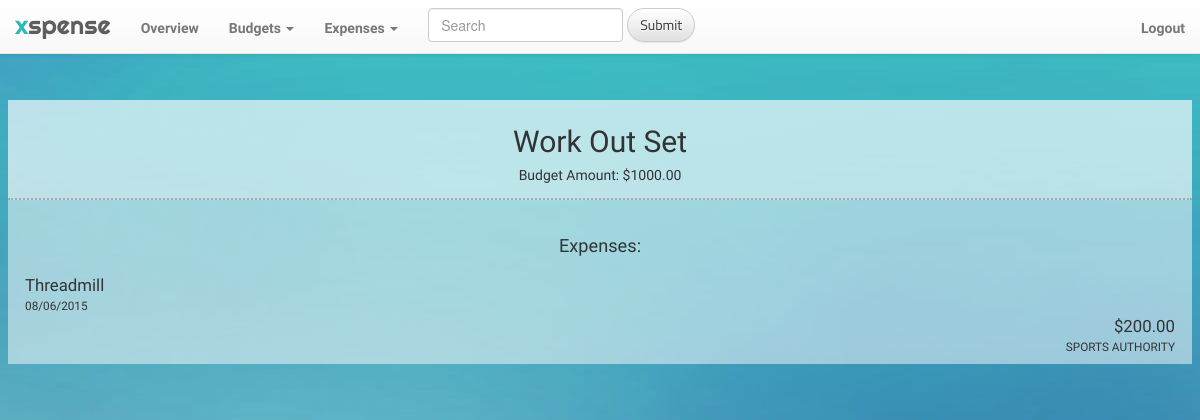
Before: / (signed in) with the older database file.
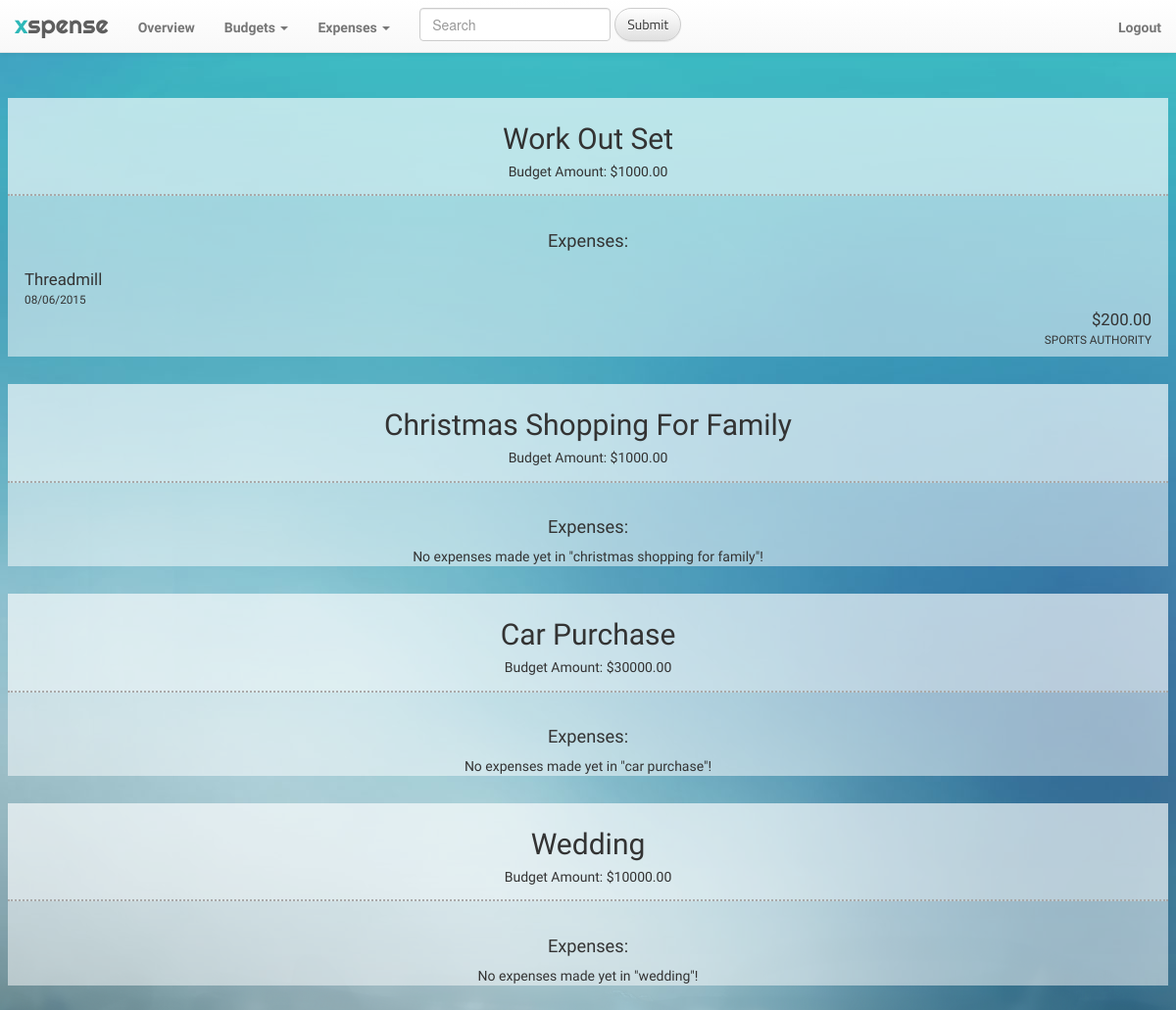
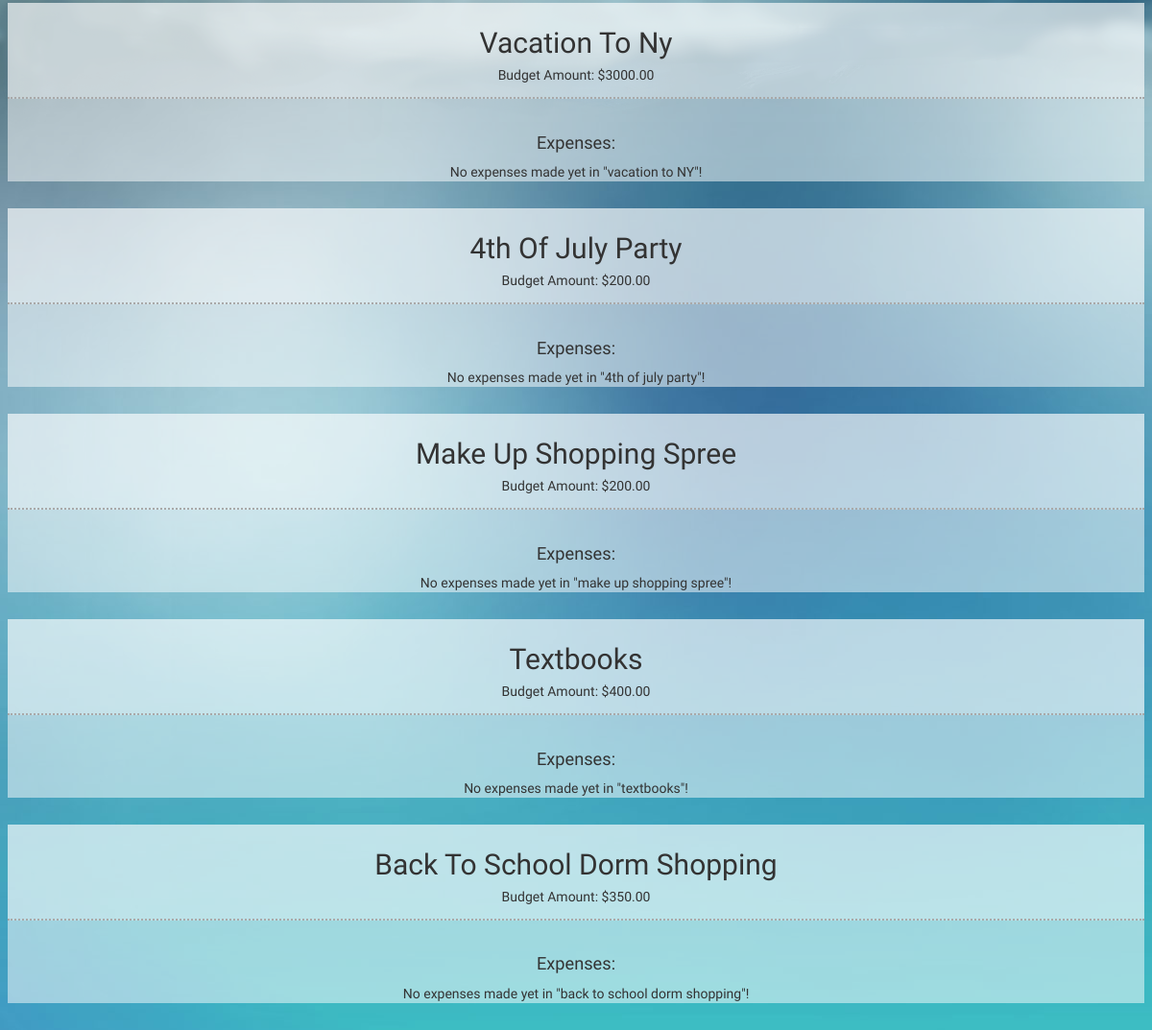
After: the same page with the newer database file (2 pictures, top to bottom).
### app_xspense/models.py (models this page shows, shortened)
class Budget(models.Model):
	ELECTRONICS = 0
	OFFICE = 1
	ENTERTAINMENT = 2
	HOME_FURNITURE = 3
	CLOTHES = 4
	BABY_KIDS = 5
	TOYS_GAMES_CRAFTS = 6
	FOOD = 7
	HEALTH = 8
	BEAUTY = 9
	SPORTS_FITNESS = 10
	AUTO = 11
	GIFTS = 12
	OTHER = 13
	EDUCATION = 14
	category_choices = [
		(ELECTRONICS, 'electronics'),
		(OFFICE, 'office'),
		(ENTERTAINMENT, 'entertainment'),
		(HOME_FURNITURE, 'home/furniture'),
		(CLOTHES, 'clothes'),
		(BABY_KIDS, 'baby/kids'),
		(TOYS_GAMES_CRAFTS, 'toys/games/crafts'),
		(FOOD, 'food'),
		(HEALTH, 'health'),
		(BEAUTY, 'beauty'),
		(SPORTS_FITNESS, 'sports/fitness'),
		(AUTO, 'auto'),
		(GIFTS, 'gifts'),
		(OTHER, 'other'),
		(EDUCATION, 'education')
		]
	category = models.IntegerField(choices=category_choices, default=13)
	user = models.ForeignKey('auth.User', null=True)
	purpose = models.TextField()
	amount = models.DecimalField(max_digits=9, decimal_places=2)
	date_created = models.DateTimeField(
		default=timezone.now)

class Expense(models.Model):
	user = models.ForeignKey('auth.User', null=True)
	budget = models.ForeignKey(Budget, on_delete=models.CASCADE, null=True, blank=True)
	item = models.TextField()
	price = models.DecimalField(max_digits=9, decimal_places=2)
	date = models.DateTimeField(
		default=timezone.now)
	location = models.TextField()

### app_xspense/views.py (the view)
# urls.py: url(r'^$', views.overview, name='overview'),
def overview(request):
	budgets = Budget.objects.filter(user=request.user.id)
	return render(request, 'app_xspense/overview.html', {'budgets': budgets})

### app_xspense/templates/app_xspense/overview.html (shortened to what this page needs)
{% extends "app_xspense/base.html" %}
{% load staticfiles %}
{% block content %}
	{% if user.is_authenticated %}
		<div id="budget-expense">
		{% for budget in budgets %}
			<div class="medium-6 large-3 columns budget">
				<div class="budgets">
					<div class="budget-info">
						<h2 class="purpose">{{ budget.purpose|title }}</h2>
						<h5 class="amount">Budget Amount: ${{ budget.amount }}</h5>
					</div>
					<div id="expense-info">
					<h3>Expenses:</h3>
					{% if budget.expense_set.all %}
						{% for expense in budget.expense_set.all %}
							<div class="exspense row">
								<div class="small-6 columns">
									<div class="item">{{ expense.item|title }}</div>
									<div class="date">{{ expense.date|date:"m/d/Y" }}</div>
								</div>
								<div class="small-6 columns">
									<div class="price">${{ expense.price }}</div>
									<div class="location">{{ expense.location|title }}</div>
								</div>
							</div>
						{% endfor %}
					{% else %}
						No expenses made yet in "{{ budget.purpose }}"!
					{% endif %}
					</div>
				</div>
			</div>
		{% endfor %}
		</div>
	{% endif %}
{% endblock %}

Changed rows visible on the page:
added Budget: purpose "Christmas Shopping For Family", amount "1000.00", purpose "christmas shopping for family"
added Budget: purpose "Car Purchase", amount "30000.00", purpose "car purchase"
added Budget: purpose "Wedding", amount "10000.00", purpose "wedding"
added Budget: purpose "Vacation To Ny", amount "3000.00", purpose "vacation to NY"
added Budget: purpose "4th Of July Party", amount "200.00", purpose "4th of july party"
added Budget: purpose "Make Up Shopping Spree", amount "200.00", purpose "make up shopping spree"
added Budget: purpose "Textbooks", amount "400.00", purpose "textbooks"
added Budget: purpose "Back To School Dorm Shopping", amount "350.00", purpose "back to school dorm shopping"
